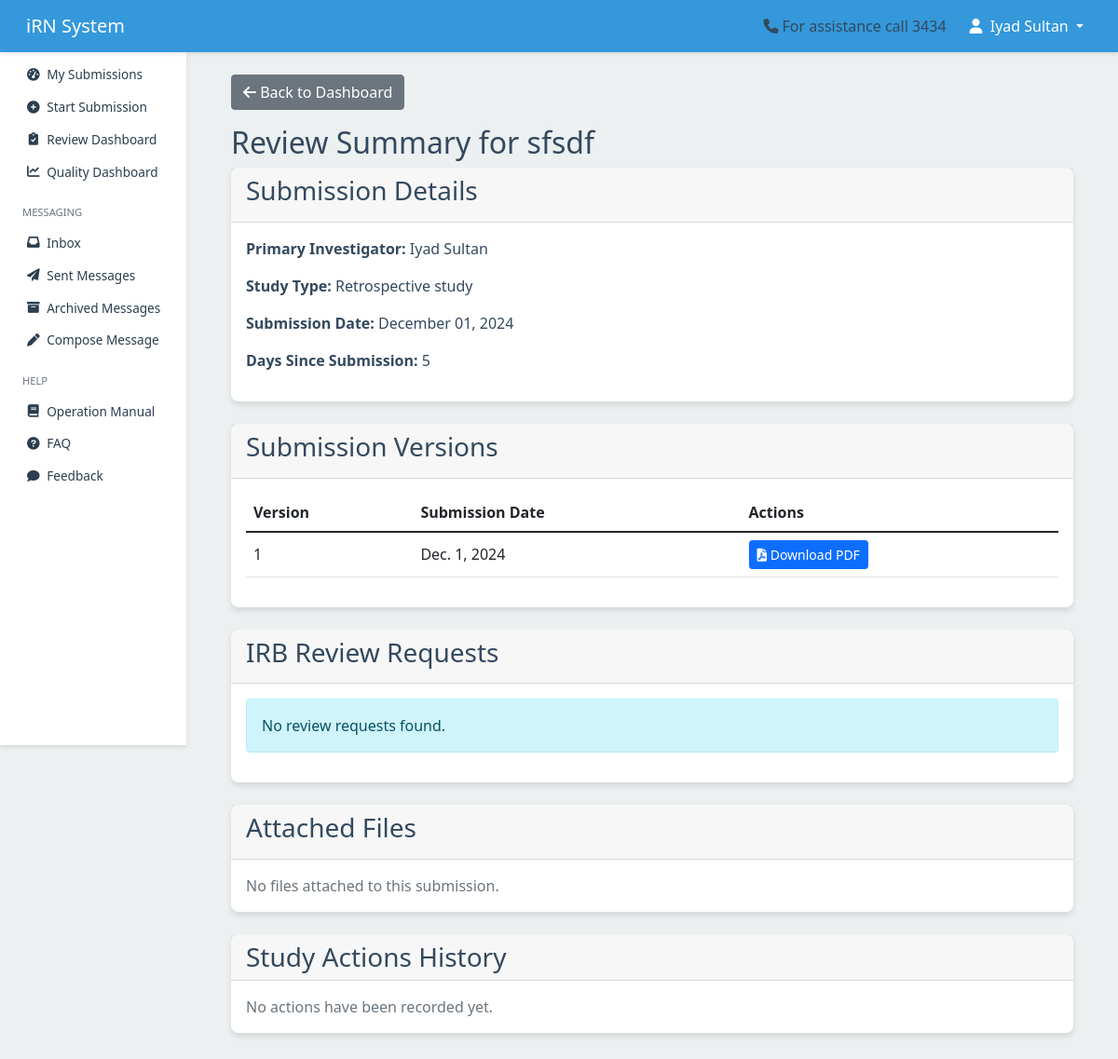
/review/submission/60/summary/ (signed in), run on an earlier commit of the app's database.
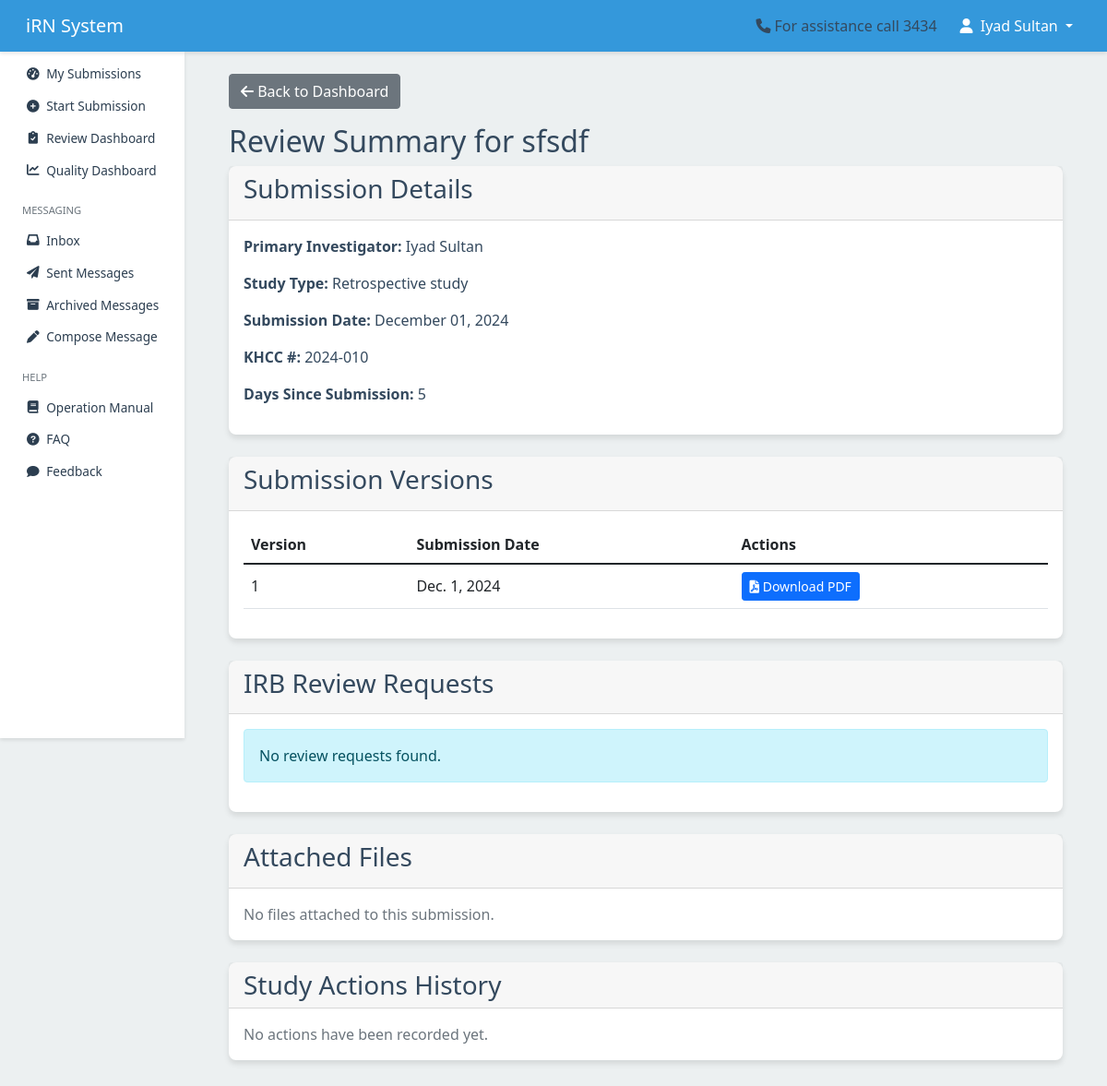
And on a later commit of the database.
### submission/models.py (models this page shows, shortened)
class Submission(models.Model):
    temporary_id = models.AutoField(primary_key=True)
    khcc_number = models.CharField(max_length=20, blank=True, null=True, unique=True)
    title = models.CharField(max_length=255)
    primary_investigator = models.ForeignKey(
        User, related_name='primary_investigations', on_delete=models.CASCADE
    )
    study_type = models.ForeignKey(StudyType, on_delete=models.SET_NULL, null=True)
    status = models.CharField(
        max_length=50,
        choices=get_submission_status_choices,
        default='draft'
    )
    date_created = models.DateTimeField(auto_now_add=True)
    last_modified = models.DateTimeField(auto_now=True)
    date_submitted = models.DateTimeField(blank=True, null=True)
    version = models.PositiveIntegerField(default=1)
    is_locked = models.BooleanField(default=False)
    is_archived = models.BooleanField(default=False)
    archived_at = models.DateTimeField(null=True, blank=True)
    show_in_irb = models.BooleanField(default=False, help_text="Toggle visibility for IRB members")
    show_in_rc = models.BooleanField(default=False, help_text="Toggle visibility for RC members")
    submitted_by = models.ForeignKey(
        User,
        related_name='submitted_submissions',
        on_delete=models.SET_NULL,
        null=True,
        blank=True,
        help_text="User who submitted the submission"
    )

### users/models.py (models this page shows, shortened)
class UserProfile(models.Model):
    user = models.OneToOneField(
        User,
        on_delete=models.CASCADE,
        related_name='userprofile'
    )
    institution = models.CharField(
        max_length=255,
        default='King Hussein Cancer Center'
    )
    mobile = models.CharField(
        max_length=20,
        blank=True,
        null=True,
        default='',
        validators=[phone_regex]
    )
    khcc_employee_number = models.CharField(
        max_length=20,
        blank=True,
        null=True,
        unique=True,
        validators=[
            RegexValidator(
                regex=r'^[A-Za-z0-9]+$',
                message='Employee number can only contain letters and numbers.'
            )
        ]
    )
    title = models.CharField(
        max_length=255,
        blank=True,
        null=True
    )
    role = models.CharField(
        max_length=50,
        choices=USER_ROLE_CHOICES,
        blank=True,
        null=True
    )
    groups = models.ManyToManyField(
        Group,
        related_name='user_profiles',
        blank=True
    )
    photo = models.ImageField(
        upload_to='photos/',
        blank=True,
        null=True
    )
    is_approved = models.BooleanField(default=False)
    full_name = models.CharField(
        max_length=255,
        default='',
        help_text='Full name (at least two names required)',
        validators=[validate_full_name]
    )
    class Meta:
        ordering = ['user__username']
        indexes = [
            models.Index(fields=['is_approved']),
            models.Index(fields=['role'])
        ]

### forms_builder/models.py (models this page shows, shortened)
class StudyType(models.Model):
    name = models.CharField(max_length=100)
    description = models.TextField(blank=True)
    requires_irb = models.BooleanField(
        default=True,  # This ensures new study types get this value by default
        help_text="Requires IRB review",
        verbose_name="Requires IRB"
    )
    requires_research_council = models.BooleanField(
        default=True,
        help_text="Requires CR review",
        verbose_name="Requires CR"
    )
    requires_aharpp = models.BooleanField(
        default=True,
        help_text="Requires AHRRP review",
        verbose_name="Requires AHRRP"
    )
    class Meta:
        verbose_name = "Study Type"
        verbose_name_plural = "Study Types"
    def __str__(self):
        return self.name

### review/views.py (the view, shortened to what this page needs)
class ReviewSummaryView(LoginRequiredMixin, UserPassesTestMixin, TemplateView):
    template_name = 'review/review_summary.html'
    def setup(self, request, *args, **kwargs):
        super().setup(request, *args, **kwargs)
        self.submission = get_object_or_404(Submission, pk=kwargs.get('submission_id'))
        self.is_osar = request.user.groups.filter(name='OSAR').exists()
        self.is_irb = request.user.groups.filter(name='IRB').exists()
        self.is_rc = request.user.groups.filter(name='RC').exists()
    def test_func(self):
        user = self.request.user
        if user.groups.filter(name__in=['OSAR', 'IRB']).exists():
            return True
    def get_review_requests(self):
        base_query = self.submission.review_requests.select_related(
            'requested_to__userprofile',
            'requested_by__userprofile'
        ).prefetch_related('review_set')
        if self.is_irb:
            return base_query.filter(
                Q(requested_to__groups__name='IRB') |
                Q(requested_by__groups__name='IRB')
            )
        elif self.is_rc:
            return base_query.filter(
                Q(requested_to__groups__name='RC') |
                Q(requested_by__groups__name='RC')
            )
        return base_query.all()
    def get_version_histories(self):
        version_histories = list(self.submission.version_histories.all().order_by('-version'))
        for i, version in enumerate(version_histories):
            if i < len(version_histories) - 1:
                version.next_version = version_histories[i + 1].version
            else:
                version.next_version = None
        return version_histories
    def get_user_permissions(self, user):
        return {
            'can_make_decision': self.is_irb,
            'can_download_pdf': True,
            'can_assign_irb': self.is_irb and not self.submission.khcc_number,
            'is_osar': self.is_osar,
            'is_rc': self.is_rc,
            'is_irb': self.is_irb,
            'can_create_review': any([
                user.groups.filter(name=role).exists()
                for role in ['OSAR', 'IRB', 'RC']
            ])
        }
    def get_submission_stats(self, review_requests):
        submission_date = self.submission.date_submitted or timezone.now()
        days_since = (timezone.now().date() - submission_date.date()).days
        return {
            'total_reviews': review_requests.count(),
            'completed_reviews': review_requests.filter(status='completed').count(),
            'pending_reviews': review_requests.filter(status='pending').count(),
            'days_since_submission': max(0, days_since)
        }
    def prepare_context(self):
        review_requests = self.get_review_requests()
        user_permissions = self.get_user_permissions(self.request.user)
        version_histories = self.get_version_histories()
        actions = StudyAction.objects.filter(
            submission=self.submission
        ).select_related(
            'performed_by__userprofile'
        ).prefetch_related(
            'documents'
        ).order_by('-date_created')
        formatted_actions = [{
            'id': action.id,
            'action_type': action.get_action_type_display(),
            'performed_by': action.performed_by.get_full_name(),
            'date_created': action.date_created.strftime('%Y-%m-%d %H:%M'),
            'status': action.status,
            'notes': action.notes,
            'pdf_url': reverse('submission:download_action_pdf', kwargs={
                'submission_id': self.submission.temporary_id,
                'action_id': action.id
            }) if action.documents.exists() else None
        } for action in actions]
        return {
            'submission': self.submission,
            'review_requests': review_requests,
            'version_histories': version_histories,
            'stats': self.get_submission_stats(review_requests),
            'has_active_reviews': review_requests.filter(
                status__in=['pending', 'in_progress']
            ).exists(),
            'has_reviews': review_requests.exists(),
            'study_actions': formatted_actions,
            'can_process_actions': self.request.user.groups.filter(
                name__in=['OSAR', 'IRB', 'RC']
            ).exists(),
            'is_osar': self.is_osar,
            'is_irb': self.is_irb,
            'is_rc': self.is_rc,
            **user_permissions
        }
    def get(self, request, *args, **kwargs):
        if not self.test_func():
            return self.handle_no_permission()
        return render(request, self.template_name, self.prepare_context())

### review/templates/review/review_summary.html (shortened to what the changed rows need)
{% extends 'base.html' %}
{% block content %}
<div class="container">
    <div class="mb-3">
        <a href="{% url 'review:review_dashboard' %}" class="btn btn-secondary">
        </a>
    </div>
    <h2>Review Summary for {{ submission.title }}</h2>
    <div class="card mb-4">
        <div class="card-header">
        </div>
        <div class="card-body">
            <p><strong>Primary Investigator:</strong> {{ submission.primary_investigator.userprofile.full_name }}</p>
            <p><strong>Study Type:</strong> {{ submission.study_type }}</p>
            <p><strong>Submission Date:</strong> {{ submission.date_submitted|date:"F d, Y" }}</p>
            {% if submission.khcc_number %}
                <p><strong>KHCC #:</strong> {{ submission.khcc_number }}</p>
            {% endif %}
            <p><strong>Days Since Submission:</strong> {{ stats.days_since_submission }}</p>
        </div>
    </div>
    <div class="card mb-4">
        <div class="card-header">
        </div>
        <div class="card-body">
            <table class="table">
                <thead>
                    <tr>
                        <th>Version</th>
                        <th>Submission Date</th>
                        <th>Actions</th>
                    </tr>
                </thead>
            </table>
        </div>
    </div>
    {% if is_osar or is_irb or is_rc %}
        <div class="card mb-4">
            <div class="card-header">
            </div>
            <div class="card-body">
            </div>
        </div>
    {% endif %}
    <div class="card mb-4">
        <div class="card-header">
        </div>
        <div class="card-body">
        </div>
    </div>
    <div class="card mb-4">
        <div class="card-header">
        </div>
        <div class="card-body">
        </div>
    </div>
</div>
{% endblock %}

What changed in the data, as far as the page shows it:
changed Submission "sfsdf": khcc_number (not shown) → "2024-010"
Also different on the page:
text now shown: "KHCC #:"
